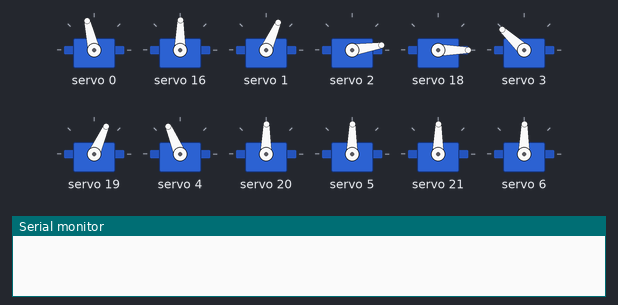
Bench run of a sketch on a simulated Arduino Uno, built with avr-gcc and run on an emulated ATmega328P. On the bench: 12 × servo, the last lines printed to the serial monitor. The local clock reads 2024-03-15 10:24:30 at power-on unless the sketch sets it.

Above: at 0.4 s.
At 3.0 s:
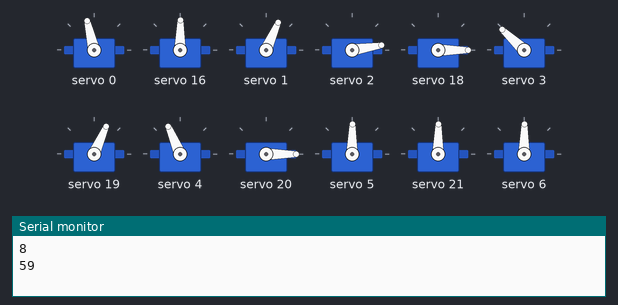
At 60.2 s:
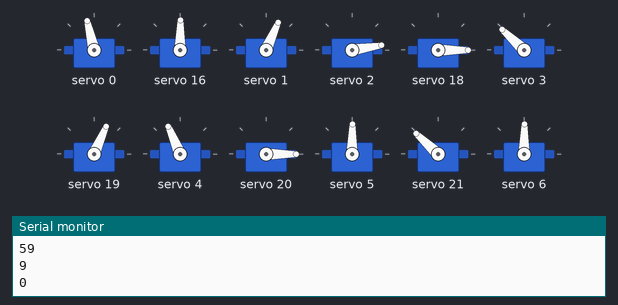
At 60.9 s:
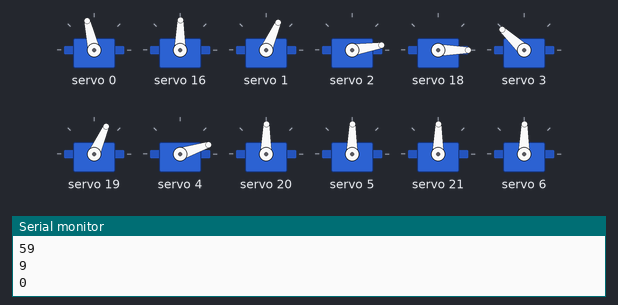
At 120.7 s:
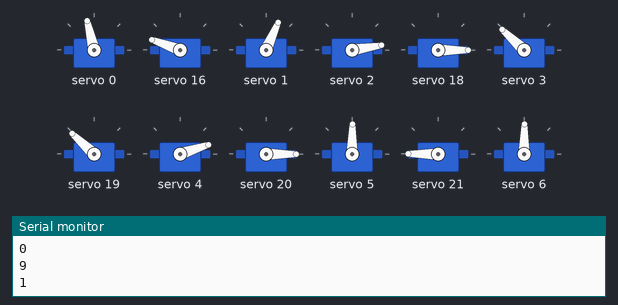
Timing chart, 0 to 122.2 s (numbered marks = the images above):
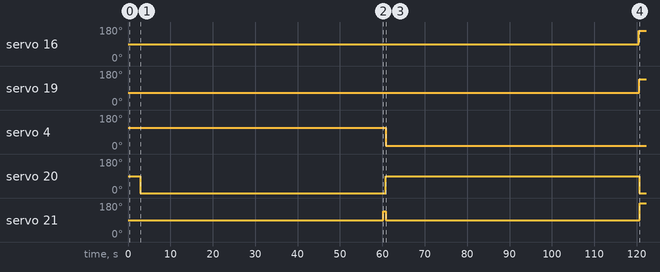

Measured:
- by itself, servo 16: 89° → 160° at 120 s
- by itself, servo 19: 66° → 137° at 121 s
- by itself, servo 4: 113° → 18° at 60.8 s
- by itself, servo 20: 89° → 0° at 2.9 s, → 89° 57.9 s later, → 0° 59.9 s later
- by itself, servo 21: 89° → 137° at 60.2 s, → 89° 0.66 s later, → 180° 59.9 s later

The sketch:

zegar.ino
```cpp
#include <virtuabotixRTC.h>

#include <Adafruit_PWMServoDriver.h>

//Michael Klements
//The DIY Life
//8 February 2020

#include "virtuabotixRTC.h"              //Include library for clock module
#include "Adafruit_PWMServoDriver.h"     //Include library for servo driver

Adafruit_PWMServoDriver pwmH = Adafruit_PWMServoDriver(0x40);    //Create an object of Hour driver
Adafruit_PWMServoDriver pwmM = Adafruit_PWMServoDriver(0x41);    //Create an object of Minute driver (A0 Address Jumper)


int servoFrequency = 50;      //Set servo operating frequency

int segmentHOn[14] = {330,250,130,400,350,300,300,300,300,250,300,400,300,270};   //On positions for each Hour servo
int segmentMOn[14] = {300,0,110,250,300,300,300,250,300,359,200,300,250,300};   //On positions for each Minute servo
int segmentHOff[14] = {500,100,300,500,150,500,500,500,100,400,500,150,500,400};    //Off positions for each Hour servo
int segmentMOff[14] = {450,0,250,400,100,500,500,400,100,500,400,100,450,500};    //Off positions for each Minute servo
int digits[10][7] = {{1,1,1,1,1,1,0},{0,1,1,0,0,0,0},{1,1,0,1,1,0,1},{1,1,1,1,0,0,1},{0,1,1,0,0,1,1},
                     {1,0,1,1,0,1,1},{1,0,1,1,1,1,1},{1,1,1,0,0,0,0},{1,1,1,1,1,1,1},{1,1,1,1,0,1,1}};    //Position values for each digit

virtuabotixRTC myRTC(6, 7, 8);    //Create a clock object attached to pins 6, 7, 8 - CLK, DAT, RST
int hourTens = 0;                 //Create variables to store each 7 segment display numeral
int hourUnits = 0;
int minuteTens = 0;
int minuteUnits = 0;

int prevHourTens = 8;           //Create variables to store the previous numeral displayed on each
int prevHourUnits = 8;          //This is required to move the segments adjacent to the middle ones out of the way when they move
int prevMinuteTens = 8;
int prevMinuteUnits = 8;

int midOffset = 100;            //Amount by which adjacent segments to the middle move away when required

void setup()
{
  pwmH.begin();                             //Start each board
  pwmM.begin();
  Serial.begin(9600);
  pwmH.setOscillatorFrequency(27000000);    //Set the PWM oscillator frequency, used for fine calibration
  pwmM.setOscillatorFrequency(27000000);
  pwmH.setPWMFreq(servoFrequency);          //Set the servo operating frequency
  pwmM.setPWMFreq(servoFrequency);
  myRTC.setDS1302Time(00, 48, 8, 2, 21, 3, 2023);        //Only required once to reset the clock time
  for(int i=0 ; i<=13 ; i++)    //Set all of the servos to on or up (88:88 displayed)
  {
    pwmH.setPWM(i, 0, segmentHOn[i]);
    delay(10);
    pwmM.setPWM(i, 0, segmentMOn[i]);
    delay(10);
  }
  myRTC.setDS1302Time(00, 59, 8, 1, 20, 3, 2023);        //Only required once to reset the clock time
  delay(2000);
}

void loop()
{
  myRTC.updateTime();                 //Update the time
  int temp = myRTC.hours;             //Get the hours and save to variable temp
  Serial.println(myRTC.hours);
  hourTens = temp / 10;               //Split hours into two digits, tens and units
  hourUnits = temp % 10;
  temp = myRTC.minutes;               //Get the minutes and save to variable temp
  Serial.println(myRTC.minutes);
  minuteTens = temp / 10;             //Split minutes into two digits, tens and units
  minuteUnits = temp % 10;

  if(minuteUnits != prevMinuteUnits)  //If minute units has changed, update display
    updateDisplay();

  prevHourTens = hourTens;            //Update previous displayed numerals
  prevHourUnits = hourUnits;
  prevMinuteTens = minuteTens;
  prevMinuteUnits = minuteUnits;

  delay(500);
}

void updateDisplay ()                               //Function to update the displayed time
{
  updateMid();                                      //Move the segments out of the way of the middle segment and then move the middle segments
  for (int i=0 ; i<=5 ; i++)                        //Move the remaining segments
  {
    if(digits[hourTens][i]==1)                      //Update the hour tens
      pwmH.setPWM(i+7, 0, segmentHOn[i+7]);
    else
      pwmH.setPWM(i+7, 0, segmentHOff[i+7]);
    delay(10);
    if(digits[hourUnits][i]==1)                     //Update the hour units
      pwmH.setPWM(i, 0, segmentHOn[i]);
    else
      pwmH.setPWM(i, 0, segmentHOff[i]);
    delay(10);
    if(digits[minuteTens][i]==1)                    //Update the minute tens
      pwmM.setPWM(i+7, 0, segmentMOn[i+7]);
    else
      pwmM.setPWM(i+7, 0, segmentMOff[i+7]);
    delay(10);
    if(digits[minuteUnits][i]==1)                   //Update the minute units
      pwmM.setPWM(i, 0, segmentMOn[i]);
    else
      pwmM.setPWM(i, 0, segmentMOff[i]);
    delay(10);
  }
}

void updateMid()                                              //Function to move the middle segements and adjacent ones out of the way
{
  if(digits[minuteUnits][6]!=digits[prevMinuteUnits][6])      //Move adjacent segments for Minute units
  {
    if(digits[prevMinuteUnits][1]==1)
      pwmM.setPWM(1, 0, segmentMOn[1]-midOffset);
    if(digits[prevMinuteUnits][6]==1)
      pwmM.setPWM(5, 0, segmentMOn[5]+midOffset);
  }
  delay(100);                                                 //Delay allows adjacent segments to move before moving middle
  if(digits[minuteUnits][6]==1)                               //Move Minute units middle segment if required
    pwmM.setPWM(6, 0, segmentMOn[6]);
  else
    pwmM.setPWM(6, 0, segmentMOff[6]);
  if(digits[minuteTens][6]!=digits[prevMinuteTens][6])        //Move adjacent segments for Minute tens
  {
    if(digits[prevMinuteTens][1]==1)
      pwmM.setPWM(8, 0, segmentMOn[8]-midOffset);
    if(digits[prevMinuteTens][6]==1)
      pwmM.setPWM(12, 0, segmentMOn[12]+midOffset);
  }
  delay(100);                                                 //Delay allows adjacent segments to move before moving middle
  if(digits[minuteTens][6]==1)                                //Move Minute tens middle segment if required
    pwmM.setPWM(13, 0, segmentMOn[13]);
  else
    pwmM.setPWM(13, 0, segmentMOff[13]);
  if(digits[hourUnits][6]!=digits[prevHourUnits][6])          //Move adjacent segments for Hour units
  {
    if(digits[prevHourUnits][1]==1)
      pwmH.setPWM(1, 0, segmentHOn[1]-midOffset);
    if(digits[prevHourUnits][6]==1)
      pwmH.setPWM(5, 0, segmentHOn[5]+midOffset);
  }
  delay(100);                                                 //Delay allows adjacent segments to move before moving middle
  if(digits[hourUnits][6]==1)                                 //Move Hour units middle segment if required
    pwmH.setPWM(6, 0, segmentHOn[6]);
  else
    pwmH.setPWM(6, 0, segmentHOff[6]);
  if(digits[hourTens][6]!=digits[prevHourTens][6])            //Move adjacent segments for Hour tens
  {
    if(digits[prevHourTens][1]==1)
      pwmH.setPWM(8, 0, segmentHOn[8]-midOffset);
    if(digits[prevHourTens][6]==1)
      pwmH.setPWM(12, 0, segmentHOn[12]+midOffset);
  }
  delay(100);                                                 //Delay allows adjacent segments to move before moving middle
  if(digits[hourTens][6]==1)                                  //Move Hour tens middle segment if required
    pwmH.setPWM(13, 0, segmentHOn[13]);
  else
    pwmH.setPWM(13, 0, segmentHOff[13]);
}
```
